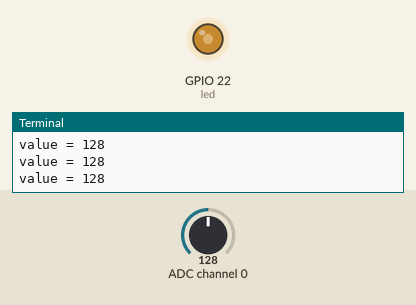
Recording of a program running on a simulated Raspberry Pi (BCM pin numbers). Shown: output pins drawn as LEDs (lit = HIGH), the last lines printed to the terminal. The test bench sets the inputs (shaded band); at power-on: ADC channel 0 = 128 (analog values on the 0–255 scale). Library files of the repository ran but are not shown: ADC0834.py; pins used as bus, display or sensor lines are not drawn.

Above: at 1.2 s.
1.3 s: ADC channel 0 set to 178
At 2.6 s:
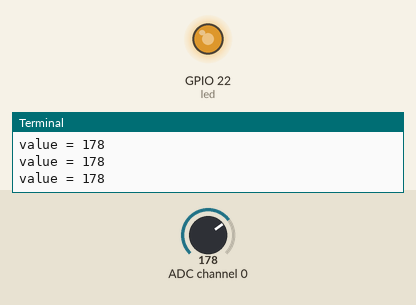
2.9 s: ADC channel 0 set to 224
At 3.3 s:
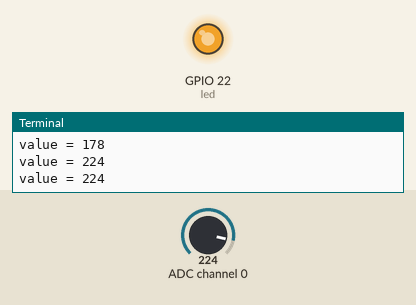
4.5 s: ADC channel 0 set to 30
At 5.1 s:
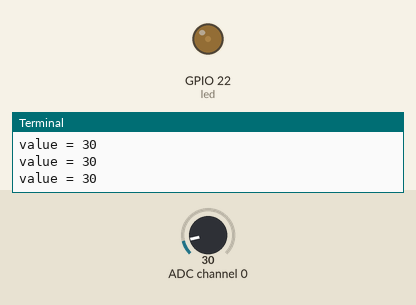
6.1 s: ADC channel 0 set to 0
At 6.8 s:
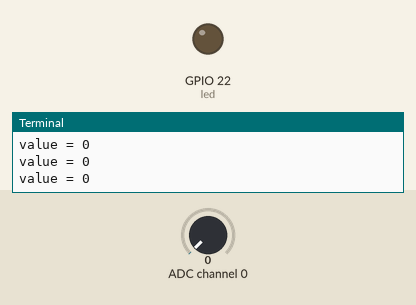
Timing chart, 0 to 8.7 s (numbered marks = the images above; inputs shaded):
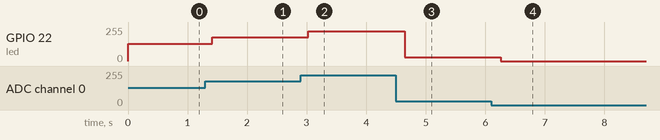

Measured:
- after the input at 1.3 s, GPIO 22 (led): 128/255 → 178/255 after 0.12 s
- after the input at 2.9 s, GPIO 22 (led): 178/255 → 224/255 after 0.13 s
- after the input at 4.5 s, GPIO 22 (led): 224/255 → 30/255 after 0.14 s
- after the input at 6.1 s, GPIO 22 (led): 30/255 → 0/255 after 0.16 s

The program:

2.2.1_photoresistor_zero.py
```python
#!/usr/bin/env python3
from gpiozero import PWMLED
import ADC0834
import time

# Initialize a PWM LED on GPIO pin 22
led = PWMLED(22)

# Set up the ADC0834 module
ADC0834.setup()

# Define a function for mapping values from one range to another
def MAP(x, in_min, in_max, out_min, out_max):
    """
    Maps a number from one range to another.
    :param x: the number to map
    :param in_min: the lower bound of the input range
    :param in_max: the upper bound of the input range
    :param out_min: the lower bound of the output range
    :param out_max: the upper bound of the output range
    :return: the mapped value
    """
    return (x - in_min) * (out_max - out_min) / (in_max - in_min) + out_min

# Main loop for reading ADC value and controlling LED brightness
def loop():
    while True:
        # Read analog value from ADC
        analogVal = ADC0834.getResult()
        print('value = %d' % analogVal)

        # Map the ADC value to a PWM value and set LED brightness
        led.value = float(analogVal/255)

        # Wait for 0.2 seconds
        time.sleep(0.2)

# Run the main loop and handle KeyboardInterrupt for graceful shutdown
try:
    loop()
except KeyboardInterrupt:
    # Turn off LED before exiting
    led.value = 0
```
